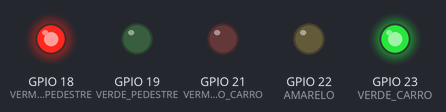
A sketch run on a simulated ESP32. On the bench: output pins drawn as LEDs (lit = HIGH).

Above: at 2.5 s.
At 6.0 s:
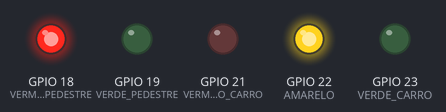
At 9.5 s:
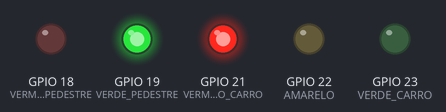
Timing chart, 0 to 15.6 s (numbered marks = the images above):
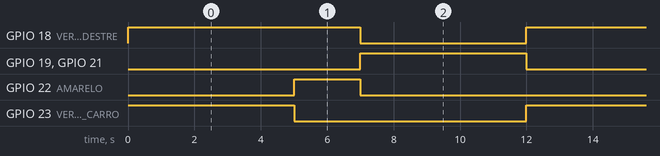

The sketch:

main.ino
```cpp
#include <Arduino.h>

const int VERDE_CARRO = 23;
const int AMARELO = 22;
const int VERMELHO_CARRO = 21;
const int VERDE_PEDESTRE = 19;
const int VERMELHO_PEDESTRE = 18;

int contador = 0;

void setup() {
  pinMode(VERDE_CARRO, OUTPUT);
  pinMode(AMARELO, OUTPUT);
  pinMode(VERMELHO_CARRO, OUTPUT);
  pinMode(VERDE_PEDESTRE, OUTPUT);
  pinMode(VERMELHO_PEDESTRE, OUTPUT);
}

void loop() {
  digitalWrite(VERDE_CARRO, HIGH);
  digitalWrite(AMARELO, LOW);
  digitalWrite(VERMELHO_CARRO, LOW);
  digitalWrite(VERMELHO_PEDESTRE, HIGH);
  digitalWrite(VERDE_PEDESTRE, LOW);
  delay(5000);
  digitalWrite(VERDE_CARRO, LOW);
  digitalWrite(AMARELO, HIGH);
  delay(2000);
  digitalWrite(AMARELO, LOW);
  digitalWrite(VERMELHO_CARRO, HIGH);
  digitalWrite(VERMELHO_PEDESTRE, LOW);
  digitalWrite(VERDE_PEDESTRE, HIGH);
  delay(5000);
}


// put function definitions here:
int myFunction(int x, int y) {
  return x + y;
}
```

Measured:
- by itself, GPIO 18 (VERMELHO_PEDESTRE): alternates HIGH for 7.0 s and LOW for 5.0 s
- by itself, GPIO 19 (VERDE_PEDESTRE), GPIO 21 (VERMELHO_CARRO), GPIO 23 (VERDE_CARRO): alternates HIGH for 5.0 s and LOW for 7.0 s
- by itself, GPIO 22 (AMARELO): alternates HIGH for 2.0 s and LOW for 10.0 s
